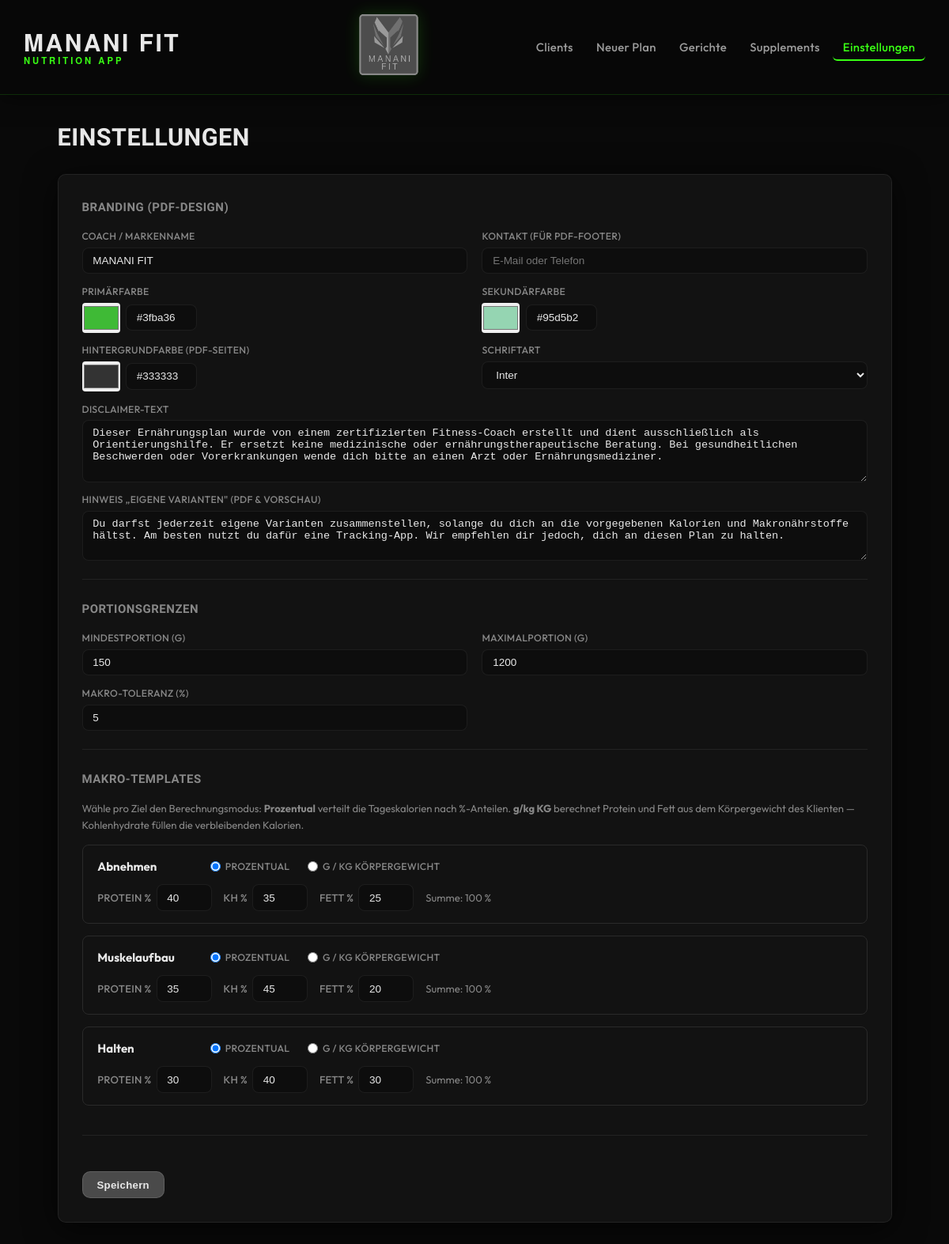
The page /settings on the database its author committed.
### models.py (models this page shows, shortened)
class AppSettings(db.Model):
    __tablename__ = "app_settings"
    __allow_unmapped__ = True
    key: str = db.Column(db.String(100), primary_key=True)
    value: str | None = db.Column(db.Text)
    @classmethod
    def get(cls, key: str, default: Any = None) -> Any:
        row = cls.query.get(key)
        return row.value if row is not None else default

class MacroTemplate(db.Model):
    __tablename__ = "macro_templates"
    __allow_unmapped__ = True
    id: int = db.Column(db.Integer, primary_key=True)
    goal_name: str = db.Column(db.String(30), nullable=False, unique=True)
    protein_pct: float = db.Column(db.Float, nullable=False)
    carbs_pct: float = db.Column(db.Float, nullable=False)
    fat_pct: float = db.Column(db.Float, nullable=False)
    calculation_mode: str = db.Column(
        db.String(10), nullable=False, default="pct", server_default="pct"
    )
    protein_g_per_kg: float | None = db.Column(db.Float, nullable=True)
    fat_g_per_kg: float | None = db.Column(db.Float, nullable=True)

### app.py (the view)
    @app.route("/settings", methods=["GET", "POST"])
    def settings_view():
        macro_templates = MacroTemplate.query.all()
        if request.method == "POST":
            _save_settings()
            flash("Einstellungen gespeichert.", "success")
            return redirect(url_for("settings_view"))
        settings = {
            k: AppSettings.get(k, "")
            for k in [
                "primary_color",
                "secondary_color",
                "bg_color",
                "font_family",
                "coach_name",
                "coach_contact",
                "disclaimer_text",
                "portion_min_g",
                "portion_max_g",
                "macro_tolerance_pct",
            ]
        }
        settings["variant_freedom_text"] = AppSettings.get(
            "variant_freedom_text", DEFAULT_VARIANT_FREEDOM_TEXT
        )
        return render_template(
            "settings.html",
            settings=settings,
            macro_templates=macro_templates,
        )

### templates/settings.html (shortened to what this page needs)
{% extends "base.html" %}
{% block content %}
<div class="page-header">
  <h1>Einstellungen</h1>
</div>
<form method="post" enctype="multipart/form-data" class="form-card">
  <div class="form-section">
    <h2>Branding (PDF-Design)</h2>
    <div class="form-grid">
      <div class="form-group">
        <label for="coach_name">Coach / Markenname</label>
        <input type="text" id="coach_name" name="coach_name"
               value="{{ settings.coach_name or '' }}">
      </div>
      <div class="form-group">
        <label for="coach_contact">Kontakt (für PDF-Footer)</label>
        <input type="text" id="coach_contact" name="coach_contact"
               value="{{ settings.coach_contact or '' }}"
               placeholder="E-Mail oder Telefon">
      </div>
      <div class="form-group">
        <label for="primary_color">Primärfarbe</label>
        <div style="display:flex; gap:.5rem; align-items:center">
          <input type="color" id="primary_color" name="primary_color"
                 value="{{ settings.primary_color or '#2D6A4F' }}"
                 oninput="this.nextElementSibling.value=this.value"
                 style="width:48px; height:38px; border:none; cursor:pointer; border-radius:4px">
          <input type="text" name="primary_color_text" value="{{ settings.primary_color or '#2D6A4F' }}"
                 style="width:90px" oninput="document.getElementById('primary_color').value=this.value">
        </div>
      </div>
      <div class="form-group">
        <label for="secondary_color">Sekundärfarbe</label>
        <div style="display:flex; gap:.5rem; align-items:center">
          <input type="color" id="secondary_color" name="secondary_color"
                 value="{{ settings.secondary_color or '#95D5B2' }}"
                 oninput="this.nextElementSibling.value=this.value"
                 style="width:48px; height:38px; border:none; cursor:pointer; border-radius:4px">
          <input type="text" name="secondary_color_text" value="{{ settings.secondary_color or '#95D5B2' }}"
                 style="width:90px" oninput="document.getElementById('secondary_color').value=this.value">
        </div>
      </div>
      <div class="form-group">
        <label for="bg_color">Hintergrundfarbe (PDF-Seiten)</label>
        <div style="display:flex; gap:.5rem; align-items:center">
          <input type="color" id="bg_color" name="bg_color"
                 value="{{ settings.bg_color or '#FFFFFF' }}"
                 oninput="this.nextElementSibling.value=this.value"
                 style="width:48px; height:38px; border:none; cursor:pointer; border-radius:4px">
          <input type="text" name="bg_color_text" value="{{ settings.bg_color or '#FFFFFF' }}"
                 style="width:90px" oninput="document.getElementById('bg_color').value=this.value">
        </div>
      </div>
      <div class="form-group">
        <label for="font_family">Schriftart</label>
        <select id="font_family" name="font_family">
          {% for f in ['Inter', 'Montserrat', 'Raleway', 'Open Sans'] %}
            <option value="{{ f }}" {% if settings.font_family == f %}selected{% endif %}>{{ f }}</option>
          {% endfor %}
        </select>
      </div>
      <div class="form-group form-group--full">
        <label for="disclaimer_text">Disclaimer-Text</label>
        <textarea id="disclaimer_text" name="disclaimer_text" rows="4">{{ settings.disclaimer_text or '' }}</textarea>
      </div>
      <div class="form-group form-group--full">
        <label for="variant_freedom_text">Hinweis „eigene Varianten" (PDF &amp; Vorschau)</label>
        <textarea id="variant_freedom_text" name="variant_freedom_text" rows="3">{{ settings.variant_freedom_text or '' }}</textarea>
      </div>
    </div>
  </div>
  <div class="form-section">
    <h2>Portionsgrenzen</h2>
    <div class="form-grid">
      <div class="form-group">
        <label for="portion_min_g">Mindestportion (g)</label>
        <input type="number" id="portion_min_g" name="portion_min_g" min="50" max="500"
               value="{{ settings.portion_min_g or '150' }}">
      </div>
      <div class="form-group">
        <label for="portion_max_g">Maximalportion (g)</label>
        <input type="number" id="portion_max_g" name="portion_max_g" min="300" max="3000"
               value="{{ settings.portion_max_g or '1200' }}">
      </div>
      <div class="form-group">
        <label for="macro_tolerance_pct">Makro-Toleranz (%)</label>
        <input type="number" id="macro_tolerance_pct" name="macro_tolerance_pct" min="1" max="20"
               value="{{ settings.macro_tolerance_pct or '5' }}">
      </div>
    </div>
  </div>
  <div class="form-section">
    <h2>Makro-Templates</h2>
    <p style="color:var(--text-muted, #888); font-size:.875rem; margin-bottom:1rem;">
      Wähle pro Ziel den Berechnungsmodus: <strong>Prozentual</strong> verteilt die Tageskalorien nach %-Anteilen.
      <strong>g/kg KG</strong> berechnet Protein und Fett aus dem Körpergewicht des Klienten — Kohlenhydrate füllen die verbleibenden Kalorien.
    </p>
    {% for tmpl in macro_templates %}
    <div class="macro-tmpl-card" data-goal="{{ tmpl.goal_name }}" style="border:1px solid #2a2a2a; border-radius:8px; padding:1rem 1.25rem; margin-bottom:1rem;">
      <div style="display:flex; align-items:center; gap:1.5rem; flex-wrap:wrap; margin-bottom:.75rem;">
        <strong style="min-width:120px;">{{ tmpl.goal_name }}</strong>
        <label style="display:flex; align-items:center; gap:.4rem; cursor:pointer;">
          <input type="radio"
                 name="mode_{{ tmpl.goal_name }}"
                 value="pct"
                 {% if (tmpl.calculation_mode or 'pct') == 'pct' %}checked{% endif %}
                 onchange="toggleMacroMode('{{ tmpl.goal_name }}', 'pct')">
          Prozentual
        </label>
        <label style="display:flex; align-items:center; gap:.4rem; cursor:pointer;">
          <input type="radio"
                 name="mode_{{ tmpl.goal_name }}"
                 value="g_per_kg"
                 onchange="toggleMacroMode('{{ tmpl.goal_name }}', 'g_per_kg')">
          g / kg Körpergewicht
        </label>
      </div>
      <div class="macro-pct-fields" id="pct_{{ tmpl.goal_name }}"
           style="display:{% if tmpl.calculation_mode == 'g_per_kg' %}none{% else %}flex{% endif %}; gap:1rem; align-items:center; flex-wrap:wrap;">
        <div style="display:flex; align-items:center; gap:.4rem;">
          <label style="white-space:nowrap; font-size:.875rem;">Protein %</label>
          <input type="number" name="protein_{{ tmpl.goal_name }}"
                 value="{{ tmpl.protein_pct|round|int }}" min="10" max="60" style="width:70px">
        </div>
        <div style="display:flex; align-items:center; gap:.4rem;">
          <label style="white-space:nowrap; font-size:.875rem;">KH %</label>
          <input type="number" name="carbs_{{ tmpl.goal_name }}"
                 value="{{ tmpl.carbs_pct|round|int }}" min="10" max="70" style="width:70px">
        </div>
        <div style="display:flex; align-items:center; gap:.4rem;">
          <label style="white-space:nowrap; font-size:.875rem;">Fett %</label>
          <input type="number" name="fat_{{ tmpl.goal_name }}"
                 value="{{ tmpl.fat_pct|round|int }}" min="10" max="50" style="width:70px">
        </div>
        <span style="font-size:.875rem; color:#888;">
          Summe: {{ (tmpl.protein_pct + tmpl.carbs_pct + tmpl.fat_pct)|round|int }} %
        </span>
      </div>
    </div>
    {% endfor %}
  </div>
  <div class="form-actions">
    <button type="submit" class="btn btn--primary">Speichern</button>
  </div>
</form>
{% endblock %}

### static/css/app.css (style rules this page uses)
:root { --primary: #39ff14; --primary-light: #7fff50; --primary-dim: rgba(57,255,20,.12); --bg: #0d0d0d; --surface: rgba(20,20,20,.88); --surface-light: rgba(36,36,36,.92); --border: rgba(255,255,255,.07); --border-hover: rgba(255,255,255,.14); --text: #e8e8e8; --text-muted: #888; --danger: #e05252; --warning: #c9922a; --success: #2ed573; --radius: 10px; --shadow: 0 8px 40px rgba(0,0,0,.65); --shadow-sm: 0 3px 14px rgba(0,0,0,.4); --nav-h: 120px; }
*, *::before, *::after { box-sizing: border-box; margin: 0; padding: 0; }
html { font-size: 15px; }
body { font-family: 'Outfit', system-ui, sans-serif; background-color: var(--bg); background-image: url('/static/uploads/trainings_plan_logos.png'); background-size: cover; background-position: center; background-attachment: fixed; color: var(--text); line-height: 1.55; min-height: 100vh; position: relative; }
body::before { content: ''; position: fixed; inset: 0; background: rgba(0,0,0,.27); z-index: 0; pointer-events: none; }
.page-header { display: flex; align-items: flex-start; justify-content: space-between; gap: 1rem; margin-bottom: 1.5rem; flex-wrap: wrap; }
.page-header h1 { font-family: 'Barlow Semi Condensed', sans-serif; font-size: 2.04rem; font-weight: 700; letter-spacing: .5px; color: var(--text); text-transform: uppercase; }
.btn { display: inline-flex; align-items: center; gap: .35rem; padding: .55rem 1.2rem; border-radius: var(--radius); border: 1px solid rgba(255,255,255,.12); cursor: pointer; font-size: .88rem; font-weight: 600; font-family: 'Outfit', inherit; letter-spacing: .3px; transition: background .2s ease, color .2s ease, border-color .2s ease, box-shadow .2s ease; text-decoration: none !important; white-space: nowrap; background: #3a3a3a; color: var(--text); }
.btn--primary { background: #4a4a4a; color: var(--text); }
.form-card { background: var(--surface); border: 1px solid var(--border); border-radius: var(--radius); padding: 2rem; box-shadow: var(--shadow); backdrop-filter: blur(14px); -webkit-backdrop-filter: blur(14px); }
.form-section { margin-bottom: 1.75rem; padding-bottom: 1.5rem; border-bottom: 1px solid var(--border); }
.form-section h2 { font-family: 'Barlow Semi Condensed', sans-serif; font-size: 1rem; font-weight: 700; letter-spacing: .5px; text-transform: uppercase; color: var(--text-muted); margin-bottom: 1rem; }
.form-grid { display: grid; grid-template-columns: 1fr 1fr; gap: .85rem 1.25rem; }
.form-group { display: flex; flex-direction: column; gap: .3rem; }
.form-group--full { grid-column: 1 / -1; }
label { font-size: .82rem; font-weight: 500; letter-spacing: .3px; text-transform: uppercase; color: var(--text-muted); }
input[type="text"], input[type="email"], input[type="number"], input[type="date"], input[type="file"], select, textarea { border: 1px solid var(--border); border-radius: 8px; padding: .55rem .85rem; font-size: .9rem; font-family: 'Outfit', inherit; color: var(--text); background: rgba(12,12,12,.7); width: 100%; transition: border-color .2s ease, box-shadow .2s ease; }
select option { background: #1a1a1a; color: var(--text); }
.form-actions { display: flex; gap: .75rem; align-items: center; padding-top: 1.25rem; flex-wrap: wrap; }

### rows shown on the page
AppSettings: coach_name "MANANI FIT"
AppSettings: primary_color "#3fba36", primary_color_text "#3fba36"
AppSettings: secondary_color "#95d5b2", secondary_color_text "#95d5b2"
AppSettings: bg_color "#333333", bg_color_text "#333333"
AppSettings: font_family "Inter"
AppSettings: disclaimer_text "Dieser Ernährungsplan wurde von einem zertifizierten Fitness-Coach erstellt und dient ausschließlich als Orientierungshilfe. Er ersetzt keine medizinische oder ernährungstherapeutische Beratung. Bei gesundheitlichen Beschwerden oder Vorerkrankungen wende dich bitte an einen Arzt oder Ernährungsmediziner."
AppSettings: portion_min_g "150"
AppSettings: portion_max_g "1200"
MacroTemplate: goal_name "Abnehmen", calculation_mode "☑ PROZENTUAL", calculation_mode "☐ G / KG KÖRPERGEWICHT", protein_pct "40", carbs_pct "35", fat_pct "25", (tmpl.protein_pct+tmpl.carbs_pct+tmpl.fat_pct)|round|int "100"
MacroTemplate: goal_name "Muskelaufbau", calculation_mode "☑ PROZENTUAL", calculation_mode "☐ G / KG KÖRPERGEWICHT", protein_pct "35", carbs_pct "45", fat_pct "20", (tmpl.protein_pct+tmpl.carbs_pct+tmpl.fat_pct)|round|int "100"
MacroTemplate: goal_name "Halten", calculation_mode "☑ PROZENTUAL", calculation_mode "☐ G / KG KÖRPERGEWICHT", protein_pct "30", carbs_pct "40", fat_pct "30", (tmpl.protein_pct+tmpl.carbs_pct+tmpl.fat_pct)|round|int "100"
